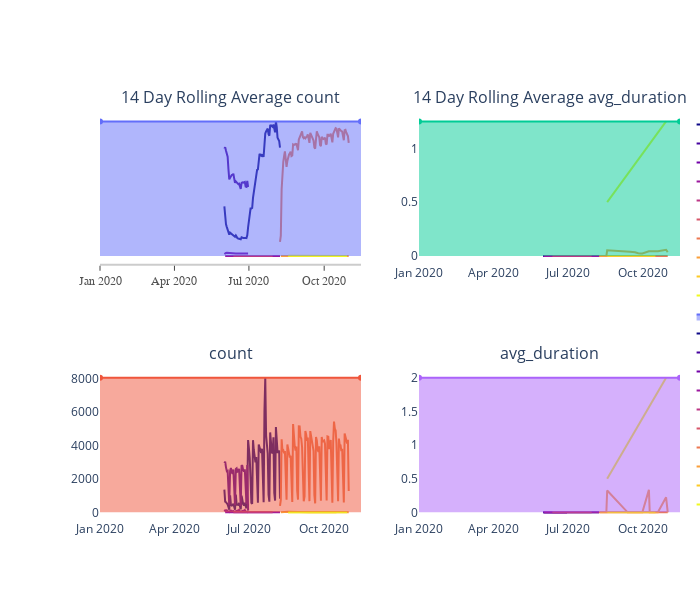

Write notebook code for a chart like this one.
### Code cell
flow.top_paths_plot().show()
